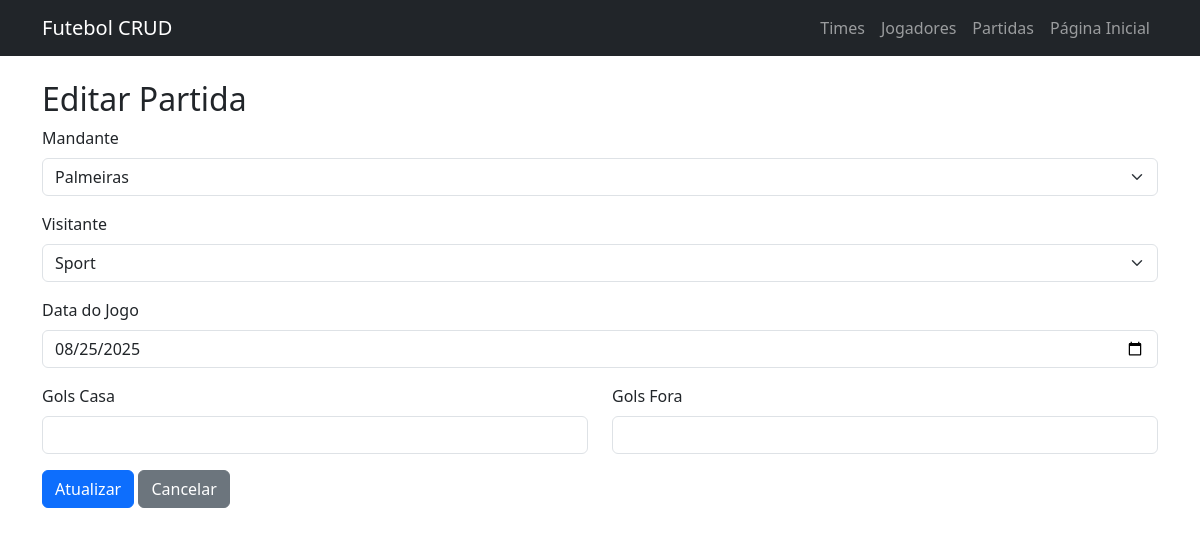
Screenshot of /public/partidas/update.php?id=10 with the database file from the repository.
### tables this page shows
CREATE TABLE partidas (
    id INT AUTO_INCREMENT PRIMARY KEY,
    time_casa_id INT NOT NULL,
    time_fora_id INT NOT NULL,
    data_jogo DATE NOT NULL,
    FOREIGN KEY (time_casa_id) REFERENCES times(id),
    FOREIGN KEY (time_fora_id) REFERENCES times(id)
);

CREATE TABLE times (
    id INT AUTO_INCREMENT PRIMARY KEY,
    nome VARCHAR(100) NOT NULL,
    cidade VARCHAR(100) NOT NULL
);

### public/partidas/update.php (the view, shortened to what this page needs)
<?php
include('../../includes/db.php');
include('../../includes/header.php');
$id = $_GET['id'];
$stmt = $conn->prepare("SELECT * FROM partidas WHERE id = ?");
$stmt->bind_param("i", $id);
$stmt->execute();
$result = $stmt->get_result();
$partida = $result->fetch_assoc();
$times = $conn->query("SELECT * FROM times")->fetch_all(MYSQLI_ASSOC);
?>
<h2>Editar Partida</h2>
<form method="post">
    <div class="mb-3">
        <label class="form-label">Mandante</label>
        <select name="time_casa_id" class="form-select">
            <?php foreach($times as $t): ?>
                <option value="<?= $t['id'] ?>" <?= $t['id'] == $partida['time_casa_id'] ? 'selected' : '' ?>>
                    <?= $t['nome'] ?>
                </option>
            <?php endforeach; ?>
        </select>
    </div>
    <div class="mb-3">
        <label class="form-label">Visitante</label>
        <select name="time_fora_id" class="form-select">
            <?php foreach($times as $t): ?>
                <option value="<?= $t['id'] ?>" <?= $t['id'] == $partida['time_fora_id'] ? 'selected' : '' ?>>
                    <?= $t['nome'] ?>
                </option>
            <?php endforeach; ?>
        </select>
    </div>
    <div class="mb-3">
        <label class="form-label">Data do Jogo</label>
        <input type="date" name="data_jogo" class="form-control"
               value="<?= $partida['data_jogo'] ?>" required>
    </div>
    <div class="row mb-3">
        <div class="col">
            <label class="form-label">Gols Casa</label>
            <input type="number" name="gols_casa" class="form-control"
                   min="0" value="<?= $partida['gols_casa'] ?>">
        </div>
        <div class="col">
            <label class="form-label">Gols Fora</label>
            <input type="number" name="gols_fora" class="form-control"
                   min="0" value="<?= $partida['gols_fora'] ?>">
        </div>
    </div>
    <button type="submit" class="btn btn-primary">Atualizar <a href="read.php"></a></button>
    <a href="read.php" class="btn btn-secondary">Cancelar</a>
</form>

### rows the page displays
partidas: time_casa_id "Palmeiras", time_fora_id "Sport", data_jogo "08/25/2025"
